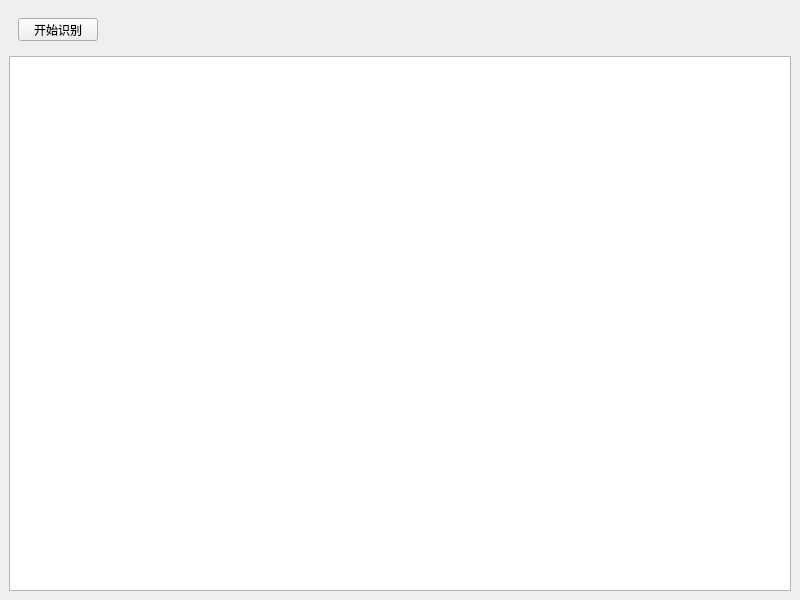
<?xml version="1.0" encoding="UTF-8"?>
<ui version="4.0">
 <class>MainWindow</class>
 <widget class="QMainWindow" name="MainWindow">
  <property name="geometry">
   <rect>
    <x>0</x>
    <y>0</y>
    <width>800</width>
    <height>600</height>
   </rect>
  </property>
  <property name="windowTitle">
   <string>MainWindow</string>
  </property>
  <widget class="QWidget" name="centralwidget">
   <layout class="QVBoxLayout" name="verticalLayout">
    <item>
     <widget class="QWidget" name="wgtToolBar" native="true">
      <property name="minimumSize">
       <size>
        <width>0</width>
        <height>41</height>
       </size>
      </property>
      <property name="maximumSize">
       <size>
        <width>16777215</width>
        <height>41</height>
       </size>
      </property>
      <layout class="QHBoxLayout" name="horizontalLayout">
       <item>
        <widget class="QPushButton" name="btnStart">
         <property name="text">
          <string>开始识别</string>
         </property>
        </widget>
       </item>
       <item>
        <spacer name="horizontalSpacer">
         <property name="orientation">
          <enum>Qt::Horizontal</enum>
         </property>
         <property name="sizeHint" stdset="0">
          <size>
           <width>275</width>
           <height>20</height>
          </size>
         </property>
        </spacer>
       </item>
      </layout>
     </widget>
    </item>
    <item>
     <widget class="QTextEdit" name="textEdit"/>
    </item>
   </layout>
  </widget>
 </widget>
 <resources/>
 <connections/>
</ui>
